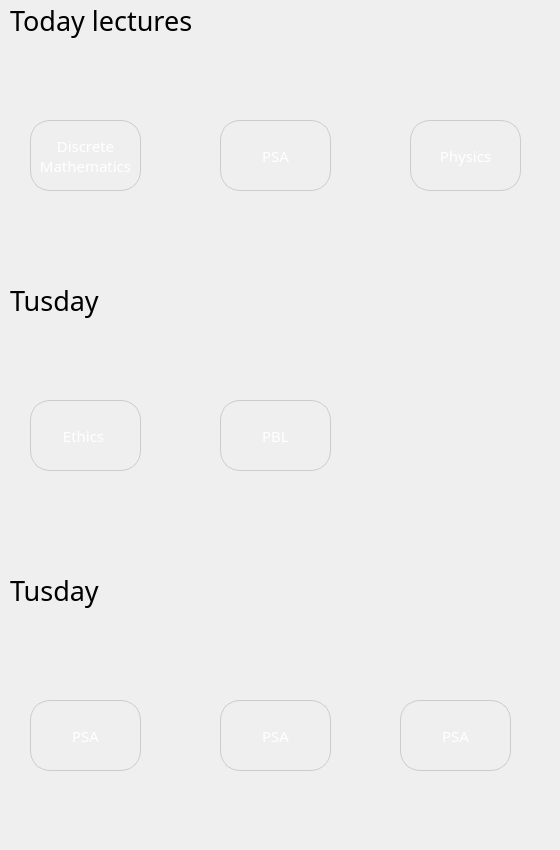
        <widget class="QWidget" name="Page_Classes">
         <widget class="QWidget" name="widget_7" native="true">
          <property name="geometry">
           <rect>
            <x>10</x>
            <y>60</y>
            <width>161</width>
            <height>201</height>
           </rect>
          </property>
          <property name="styleSheet">
           <string notr="true">background-color: #ffff;
border-top-left-radius: 10px;          
border-bottom-left-radius: 10px;       
border-top-right-radius: 10px;         
border-bottom-right-radius: 10px;      

   </string>
          </property>
          <widget class="QLabel" name="label_22">
           <property name="geometry">
            <rect>
             <x>0</x>
             <y>0</y>
             <width>151</width>
             <height>201</height>
            </rect>
           </property>
           <property name="styleSheet">
            <string notr="true">border-top-left-radius: 10px;          
border-bottom-left-radius: 10px;       
border-top-right-radius: 10px;         
border-bottom-right-radius: 10px;   </string>
           </property>
           <property name="text">
            <string/>
           </property>
           <property name="pixmap">
            <pixmap resource="resource.qrc">:/Curs/Images/Math1.png</pixmap>
           </property>
           <property name="scaledContents">
            <bool>true</bool>
           </property>
          </widget>
          <widget class="QPushButton" name="pushButton_14">
           <property name="geometry">
            <rect>
             <x>20</x>
             <y>60</y>
             <width>111</width>
             <height>71</height>
            </rect>
           </property>
           <property name="minimumSize">
            <size>
             <width>50</width>
             <height>50</height>
            </size>
           </property>
           <property name="maximumSize">
            <size>
             <width>10000</width>
             <height>10000</height>
            </size>
           </property>
           <property name="font">
            <font>
             <family>Myanmar Khyay</family>
             <pointsize>-1</pointsize>
            </font>
           </property>
           <property name="autoFillBackground">
            <bool>false</bool>
           </property>
           <property name="styleSheet">
            <string notr="true">QPushButton {
	background-color: transparent;
    color: white;
    border: 1px solid #CCCCCC;
	border-radius:20px;
    padding: 10px;
    font-size: 15px;
    text-align: center; /* Center text */
}</string>
           </property>
           <property name="text">
            <string>Discrete  
Mathematics</string>
           </property>
           <property name="checkable">
            <bool>true</bool>
           </property>
           <property name="autoExclusive">
            <bool>true</bool>
           </property>
          </widget>
         </widget>
         <widget class="QWidget" name="widget_9" native="true">
          <property name="geometry">
           <rect>
            <x>200</x>
            <y>60</y>
            <width>161</width>
            <height>201</height>
           </rect>
          </property>
          <property name="styleSheet">
           <string notr="true">background-color: #ffff;
border-top-left-radius: 10px;          
border-bottom-left-radius: 10px;       
border-top-right-radius: 10px;         
border-bottom-right-radius: 10px;      

   </string>
          </property>
          <widget class="QLabel" name="label_24">
           <property name="geometry">
            <rect>
             <x>0</x>
             <y>0</y>
             <width>151</width>
             <height>201</height>
            </rect>
           </property>
           <property name="styleSheet">
            <string notr="true">border-top-left-radius: 10px;          
border-bottom-left-radius: 10px;       
border-top-right-radius: 10px;         
border-bottom-right-radius: 10px;   </string>
           </property>
           <property name="text">
            <string/>
           </property>
           <property name="pixmap">
            <pixmap resource="resource.qrc">:/Curs/Images/Math2.png</pixmap>
           </property>
           <property name="scaledContents">
            <bool>true</bool>
           </property>
          </widget>
          <widget class="QPushButton" name="pushButton_16">
           <property name="geometry">
            <rect>
             <x>20</x>
             <y>60</y>
             <width>111</width>
             <height>71</height>
            </rect>
           </property>
           <property name="minimumSize">
            <size>
             <width>50</width>
             <height>50</height>
            </size>
           </property>
           <property name="maximumSize">
            <size>
             <width>10000</width>
             <height>10000</height>
            </size>
           </property>
           <property name="font">
            <font>
             <family>Myanmar Khyay</family>
             <pointsize>-1</pointsize>
            </font>
           </property>
           <property name="autoFillBackground">
            <bool>false</bool>
           </property>
           <property name="styleSheet">
            <string notr="true">QPushButton {
	background-color: transparent;
    color: white;
    border: 1px solid #CCCCCC;
	border-radius:20px;
    padding: 10px;
    font-size: 15px;
    text-align: center; /* Center text */
}</string>
           </property>
           <property name="text">
            <string>PSA</string>
           </property>
           <property name="checkable">
            <bool>true</bool>
           </property>
           <property name="autoExclusive">
            <bool>true</bool>
           </property>
          </widget>
         </widget>
         <widget class="QLabel" name="label_25">
          <property name="geometry">
           <rect>
            <x>10</x>
            <y>0</y>
            <width>391</width>
            <height>41</height>
           </rect>
          </property>
          <property name="font">
           <font>
            <family>Myanmar Khyay</family>
            <pointsize>20</pointsize>
           </font>
          </property>
          <property name="text">
           <string>Today lectures</string>
          </property>
         </widget>
         <widget class="QLabel" name="label_26">
          <property name="geometry">
           <rect>
            <x>10</x>
            <y>280</y>
            <width>391</width>
            <height>41</height>
           </rect>
          </property>
          <property name="font">
           <font>
            <family>Myanmar Khyay</family>
            <pointsize>20</pointsize>
           </font>
          </property>
          <property name="text">
           <string>Tusday</string>
          </property>
         </widget>
         <widget class="QWidget" name="widget_10" native="true">
          <property name="geometry">
           <rect>
            <x>390</x>
            <y>60</y>
            <width>161</width>
            <height>201</height>
           </rect>
          </property>
          <property name="styleSheet">
           <string notr="true">background-color: #ffff;
border-top-left-radius: 10px;          
border-bottom-left-radius: 10px;       
border-top-right-radius: 10px;         
border-bottom-right-radius: 10px;      

   </string>
          </property>
          <widget class="QLabel" name="label_27">
           <property name="geometry">
            <rect>
             <x>0</x>
             <y>0</y>
             <width>151</width>
             <height>201</height>
            </rect>
           </property>
           <property name="styleSheet">
            <string notr="true">border-top-left-radius: 10px;          
border-bottom-left-radius: 10px;       
border-top-right-radius: 10px;         
border-bottom-right-radius: 10px;   </string>
           </property>
           <property name="text">
            <string/>
           </property>
           <property name="pixmap">
            <pixmap resource="resource.qrc">:/Curs/Images/Physics.png</pixmap>
           </property>
           <property name="scaledContents">
            <bool>true</bool>
           </property>
          </widget>
          <widget class="QPushButton" name="pushButton_17">
           <property name="geometry">
            <rect>
             <x>20</x>
             <y>60</y>
             <width>111</width>
             <height>71</height>
            </rect>
           </property>
           <property name="minimumSize">
            <size>
             <width>50</width>
             <height>50</height>
            </size>
           </property>
           <property name="maximumSize">
            <size>
             <width>10000</width>
             <height>10000</height>
            </size>
           </property>
           <property name="font">
            <font>
             <family>Myanmar Khyay</family>
             <pointsize>-1</pointsize>
            </font>
           </property>
           <property name="autoFillBackground">
            <bool>false</bool>
           </property>
           <property name="styleSheet">
            <string notr="true">QPushButton {
	background-color: transparent;
    color: white;
    border: 1px solid #CCCCCC;
	border-radius:20px;
    padding: 10px;
    font-size: 15px;
    text-align: center; /* Center text */
}</string>
           </property>
           <property name="text">
            <string>Physics</string>
           </property>
           <property name="checkable">
            <bool>true</bool>
           </property>
           <property name="autoExclusive">
            <bool>true</bool>
           </property>
          </widget>
         </widget>
         <widget class="QLabel" name="label_28">
          <property name="geometry">
           <rect>
            <x>10</x>
            <y>570</y>
            <width>391</width>
            <height>41</height>
           </rect>
          </property>
          <property name="font">
           <font>
            <family>Myanmar Khyay</family>
            <pointsize>20</pointsize>
           </font>
          </property>
          <property name="text">
           <string>Tusday</string>
          </property>
         </widget>
         <widget class="QWidget" name="widget_11" native="true">
          <property name="geometry">
           <rect>
            <x>10</x>
            <y>340</y>
            <width>161</width>
            <height>201</height>
           </rect>
          </property>
          <property name="styleSheet">
           <string notr="true">background-color: #ffff;
border-top-left-radius: 10px;          
border-bottom-left-radius: 10px;       
border-top-right-radius: 10px;         
border-bottom-right-radius: 10px;      

   </string>
          </property>
          <widget class="QLabel" name="label_30">
           <property name="geometry">
            <rect>
             <x>0</x>
             <y>0</y>
             <width>151</width>
             <height>201</height>
            </rect>
           </property>
           <property name="styleSheet">
            <string notr="true">border-top-left-radius: 10px;          
border-bottom-left-radius: 10px;       
border-top-right-radius: 10px;         
border-bottom-right-radius: 10px;   </string>
           </property>
           <property name="text">
            <string/>
           </property>
           <property name="pixmap">
            <pixmap resource="resource.qrc">:/Images/Eth.png</pixmap>
           </property>
           <property name="scaledContents">
            <bool>true</bool>
           </property>
          </widget>
          <widget class="QPushButton" name="pushButton_19">
           <property name="geometry">
            <rect>
             <x>20</x>
             <y>60</y>
             <width>111</width>
             <height>71</height>
            </rect>
           </property>
           <property name="minimumSize">
            <size>
             <width>50</width>
             <height>50</height>
            </size>
           </property>
           <property name="maximumSize">
            <size>
             <width>10000</width>
             <height>10000</height>
            </size>
           </property>
           <property name="font">
            <font>
             <family>Myanmar Khyay</family>
             <pointsize>-1</pointsize>
            </font>
           </property>
           <property name="autoFillBackground">
            <bool>false</bool>
           </property>
           <property name="styleSheet">
            <string notr="true">QPushButton {
	background-color: transparent;
    color: white;
    border: 1px solid #CCCCCC;
	border-radius:20px;
    padding: 10px;
    font-size: 15px;
    text-align: center; /* Center text */
}</string>
           </property>
           <property name="text">
            <string>Ethics </string>
           </property>
          </widget>
         </widget>
         <widget class="QWidget" name="widget_12" native="true">
          <property name="geometry">
           <rect>
            <x>200</x>
            <y>340</y>
            <width>161</width>
            <height>201</height>
           </rect>
          </property>
          <property name="styleSheet">
           <string notr="true">background-color: #ffff;
border-top-left-radius: 10px;          
border-bottom-left-radius: 10px;       
border-top-right-radius: 10px;         
border-bottom-right-radius: 10px;      

   </string>
          </property>
          <widget class="QLabel" name="label_31">
           <property name="geometry">
            <rect>
             <x>0</x>
             <y>0</y>
             <width>151</width>
             <height>201</height>
            </rect>
           </property>
           <property name="styleSheet">
            <string notr="true">border-top-left-radius: 10px;          
border-bottom-left-radius: 10px;       
border-top-right-radius: 10px;         
border-bottom-right-radius: 10px;   </string>
           </property>
           <property name="text">
            <string/>
           </property>
           <property name="pixmap">
            <pixmap resource="resource.qrc">:/Curs/Images/234.png</pixmap>
           </property>
           <property name="scaledContents">
            <bool>true</bool>
           </property>
          </widget>
          <widget class="QPushButton" name="pushButton_20">
           <property name="geometry">
            <rect>
             <x>20</x>
             <y>60</y>
             <width>111</width>
             <height>71</height>
            </rect>
           </property>
           <property name="minimumSize">
            <size>
             <width>50</width>
             <height>50</height>
            </size>
           </property>
           <property name="maximumSize">
            <size>
             <width>10000</width>
             <height>10000</height>
            </size>
           </property>
           <property name="font">
            <font>
             <family>Myanmar Khyay</family>
             <pointsize>-1</pointsize>
            </font>
           </property>
           <property name="autoFillBackground">
            <bool>false</bool>
           </property>
           <property name="styleSheet">
            <string notr="true">QPushButton {
	background-color: transparent;
    color: white;
    border: 1px solid #CCCCCC;
	border-radius:20px;
    padding: 10px;
    font-size: 15px;
    text-align: center; /* Center text */
}</string>
           </property>
           <property name="text">
            <string>PBL</string>
           </property>
          </widget>
         </widget>
         <widget class="QWidget" name="widget_15" native="true">
          <property name="geometry">
           <rect>
            <x>10</x>
            <y>640</y>
            <width>161</width>
            <height>201</height>
           </rect>
          </property>
          <property name="styleSheet">
           <string notr="true">background-color: #ffff;
border-top-left-radius: 10px;          
border-bottom-left-radius: 10px;       
border-top-right-radius: 10px;         
border-bottom-right-radius: 10px;      

   </string>
          </property>
          <widget class="QLabel" name="label_33">
           <property name="geometry">
            <rect>
             <x>0</x>
             <y>0</y>
             <width>151</width>
             <height>201</height>
            </rect>
           </property>
           <property name="styleSheet">
            <string notr="true">border-top-left-radius: 10px;          
border-bottom-left-radius: 10px;       
border-top-right-radius: 10px;         
border-bottom-right-radius: 10px;   </string>
           </property>
           <property name="text">
            <string/>
           </property>
           <property name="pixmap">
            <pixmap resource="resource.qrc">:/Curs/Images/Math2.png</pixmap>
           </property>
           <property name="scaledContents">
            <bool>true</bool>
           </property>
          </widget>
          <widget class="QPushButton" name="pushButton_22">
           <property name="geometry">
            <rect>
             <x>20</x>
             <y>60</y>
             <width>111</width>
             <height>71</height>
            </rect>
           </property>
           <property name="minimumSize">
            <size>
             <width>50</width>
             <height>50</height>
            </size>
           </property>
           <property name="maximumSize">
            <size>
             <width>10000</width>
             <height>10000</height>
            </size>
           </property>
           <property name="font">
            <font>
             <family>Myanmar Khyay</family>
             <pointsize>-1</pointsize>
            </font>
           </property>
           <property name="autoFillBackground">
            <bool>false</bool>
           </property>
           <property name="styleSheet">
            <string notr="true">QPushButton {
	background-color: transparent;
    color: white;
    border: 1px solid #CCCCCC;
	border-radius:20px;
    padding: 10px;
    font-size: 15px;
    text-align: center; /* Center text */
}</string>
           </property>
           <property name="text">
            <string>PSA</string>
           </property>
          </widget>
         </widget>
         <widget class="QWidget" name="widget_16" native="true">
          <property name="geometry">
           <rect>
            <x>200</x>
            <y>640</y>
            <width>161</width>
            <height>201</height>
           </rect>
          </property>
          <property name="styleSheet">
           <string notr="true">background-color: #ffff;
border-top-left-radius: 10px;          
border-bottom-left-radius: 10px;       
border-top-right-radius: 10px;         
border-bottom-right-radius: 10px;      

   </string>
          </property>
          <widget class="QLabel" name="label_35">
           <property name="geometry">
            <rect>
             <x>0</x>
             <y>0</y>
             <width>151</width>
             <height>201</height>
            </rect>
           </property>
           <property name="styleSheet">
            <string notr="true">border-top-left-radius: 10px;          
border-bottom-left-radius: 10px;       
border-top-right-radius: 10px;         
border-bottom-right-radius: 10px;   </string>
           </property>
           <property name="text">
            <string/>
           </property>
           <property name="pixmap">
            <pixmap resource="resource.qrc">:/Curs/Images/Math2.png</pixmap>
           </property>
           <property name="scaledContents">
            <bool>true</bool>
           </property>
          </widget>
          <widget class="QPushButton" name="pushButton_24">
           <property name="geometry">
            <rect>
             <x>20</x>
             <y>60</y>
             <width>111</width>
             <height>71</height>
            </rect>
           </property>
           <property name="minimumSize">
            <size>
             <width>50</width>
             <height>50</height>
            </size>
           </property>
           <property name="maximumSize">
            <size>
             <width>10000</width>
             <height>10000</height>
            </size>
           </property>
           <property name="font">
            <font>
             <family>Myanmar Khyay</family>
             <pointsize>-1</pointsize>
            </font>
           </property>
           <property name="autoFillBackground">
            <bool>false</bool>
           </property>
           <property name="styleSheet">
            <string notr="true">QPushButton {
	background-color: transparent;
    color: white;
    border: 1px solid #CCCCCC;
	border-radius:20px;
    padding: 10px;
    font-size: 15px;
    text-align: center; /* Center text */
}</string>
           </property>
           <property name="text">
            <string>PSA</string>
           </property>
          </widget>
         </widget>
         <widget class="QWidget" name="widget_17" native="true">
          <property name="geometry">
           <rect>
            <x>380</x>
            <y>640</y>
            <width>161</width>
            <height>201</height>
           </rect>
          </property>
          <property name="styleSheet">
           <string notr="true">background-color: #ffff;
border-top-left-radius: 10px;          
border-bottom-left-radius: 10px;       
border-top-right-radius: 10px;         
border-bottom-right-radius: 10px;      

   </string>
          </property>
          <widget class="QLabel" name="label_36">
           <property name="geometry">
            <rect>
             <x>0</x>
             <y>0</y>
             <width>151</width>
             <height>201</height>
            </rect>
           </property>
           <property name="styleSheet">
            <string notr="true">border-top-left-radius: 10px;          
border-bottom-left-radius: 10px;       
border-top-right-radius: 10px;         
border-bottom-right-radius: 10px;   </string>
           </property>
           <property name="text">
            <string/>
           </property>
           <property name="pixmap">
            <pixmap resource="resource.qrc">:/Curs/Images/Math2.png</pixmap>
           </property>
           <property name="scaledContents">
            <bool>true</bool>
           </property>
          </widget>
          <widget class="QPushButton" name="pushButton_25">
           <property name="geometry">
            <rect>
             <x>20</x>
             <y>60</y>
             <width>111</width>
             <height>71</height>
            </rect>
           </property>
           <property name="minimumSize">
            <size>
             <width>50</width>
             <height>50</height>
            </size>
           </property>
           <property name="maximumSize">
            <size>
             <width>10000</width>
             <height>10000</height>
            </size>
           </property>
           <property name="font">
            <font>
             <family>Myanmar Khyay</family>
             <pointsize>-1</pointsize>
            </font>
           </property>
           <property name="autoFillBackground">
            <bool>false</bool>
           </property>
           <property name="styleSheet">
            <string notr="true">QPushButton {
	background-color: transparent;
    color: white;
    border: 1px solid #CCCCCC;
	border-radius:20px;
    padding: 10px;
    font-size: 15px;
    text-align: center; /* Center text */
}</string>
           </property>
           <property name="text">
            <string>PSA</string>
           </property>
          </widget>
         </widget>
        </widget>
